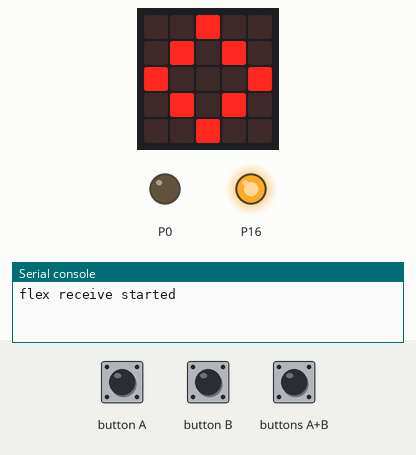
A program run on a simulated BBC micro:bit running MicroPython. On the bench: the board's 5×5 LED display, output pins drawn as LEDs (lit = HIGH), the last lines printed to the serial console. Dashed ring = blinking. The test bench sets the inputs (shaded band). No radio messages arrive unless stated (any console line starting 'radio sent:' is added by the test bench).

Above: at 1.2 s.
1.3 s: buttons A+B pressed for 1 s
At 1.71 s:
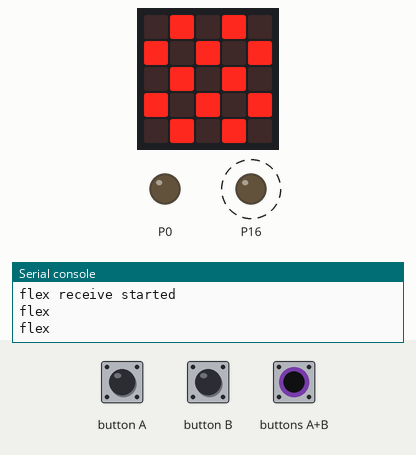
3.8 s: button A pressed for 0.15 s
At 3.85 s:
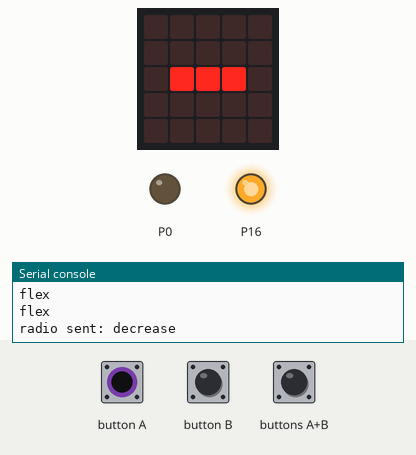
5.4 s: button B pressed for 0.15 s
At 5.45 s:
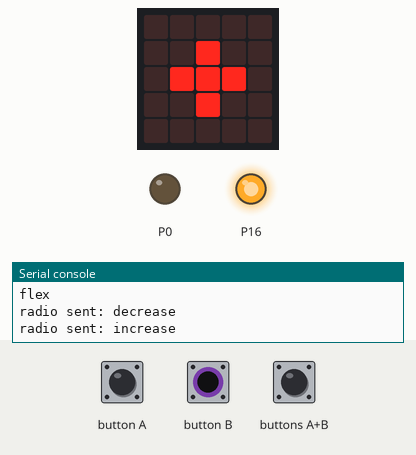
7.0 s: buttons A+B pressed for 3.2 s
At 7.23 s:
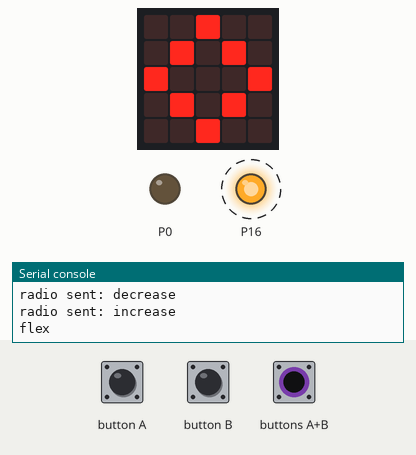
Timing chart, 0 to 11.5 s (numbered marks = the images above; inputs shaded):
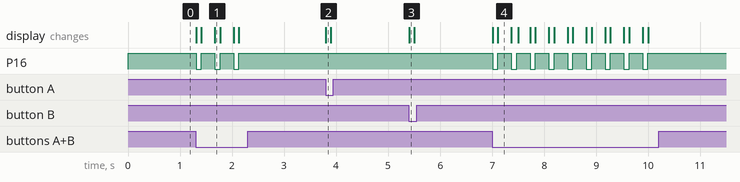

Measured:
- after the input at 1.3 s, P16: alternates HIGH for 0.26 s and LOW for 0.10 s, 6 changes in all, then stays HIGH, starting at once; the display: changes at once (image 1)
- after the input at 3.8 s, the display: changes at once (image 2)
- after the input at 5.4 s, the display: changes at once (image 3)
- after the input at 7.0 s, P16: alternates HIGH for 0.26 s and LOW for 0.10 s, 18 changes in all, then stays HIGH, starting at once; the display: first changes at once (image 4 shows a later state)

The program:

flex_switch.py
```python
''' Flex message receiver - activate switch.
Interacts with a micro:bit attached to a flex sensor.
Receives a 'flex' message from the micro:bit connected to the flex sensor:
Connects the two poles of a 3.5mm jack plug to activate a switch.
Matthew Oppenheim
v1.0 June 2021 '''


from microbit import Image, button_a, button_b, display, pin0, pin16, sleep
import radio

radio.config(address=0x101000, group=45, channel=2, data_rate=radio.RATE_1MBIT)
print("flex receive started")
display.show(Image.DIAMOND)
radio.on()


def decrease_sensitivity():
    ''' Send message to decrease sensitivity. '''
    display.show("-")
    radio.send("decrease")
    pause()


def flex_detected():
    ''' Close and open the switch and change display. '''
    print("flex")
    switch_close()
    display.show(Image.CHESSBOARD)
    pause()
    switch_open()


def increase_sensitivity():
    ''' Send message to increase sensitivity. '''
    display.show("+")
    radio.send("increase")
    pause()


def pause():
    ''' Pause and clear display. '''
    sleep(100)
    display.show(Image.DIAMOND)


def switch_close():
    ''' Set both switch pins to ground. '''
    pin0.write_digital(0)
    pin16.write_digital(0)


def switch_open():
    ''' Set one switch pin to high and one low. '''
    pin0.write_digital(0)
    pin16.write_digital(1)


def main():
    # set switch open
    switch_open()
    while True:
        if button_b.was_pressed() and not(button_a.was_pressed()):
            increase_sensitivity()
        if button_a.was_pressed() and not(button_b.was_pressed()):
            decrease_sensitivity()
        if button_a.is_pressed() and (button_b.is_pressed()):
            flex_detected()
            sleep(250);
        incoming = radio.receive()
        sleep(10)
        if (incoming == "flex"):
            flex_detected()


main()
```
